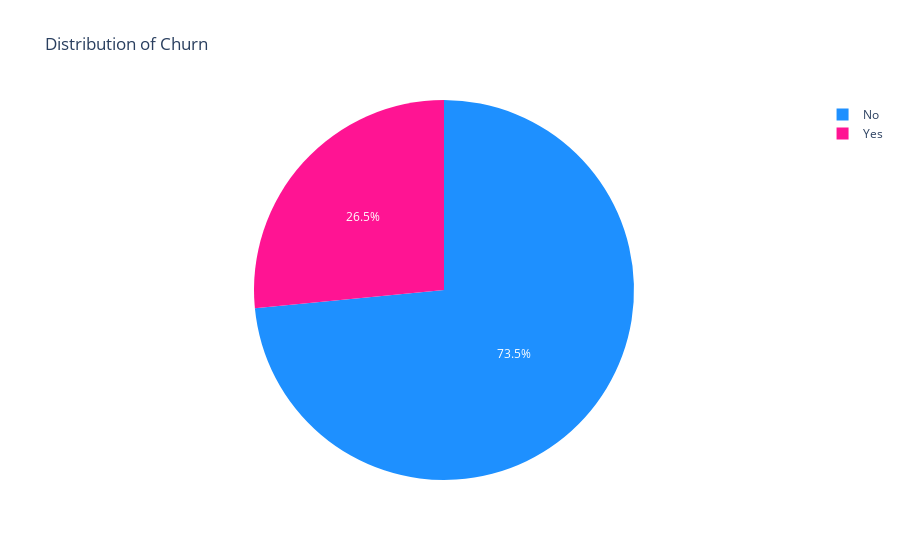

Write notebook code for a chart like this one.
### Markdown cell above
1. Average Monthly charge = 64.761692
2. Minimum Monthly charge = 18.250000
3. Maximum Monthly charge = 118.75000

### Code cell
target_instance = df["Churn"].value_counts().to_frame()
target_instance = target_instance.reset_index()
target_instance = target_instance.rename(columns={'index': 'Category'})
fig = px.pie(target_instance, values='count', names='Churn', color_discrete_sequence=["dodgerblue", "deeppink"],
             title='Distribution of Churn')
fig.show()

### Figure 1 — Plotly figure (JSON) as saved in the notebook; plotly's stock layout.template omitted (floating-point values rounded to 4 significant figures)
{"data": [{"domain": {"x": [0, 1], "y": [0, 1]}, "hovertemplate": "Churn=%{label}<br>count=%{value}<extra></extra>", "labels": ["No", "Yes"], "legendgroup": "", "name": "", "showlegend": true, "type": "pie", "values": [5174, 1869]}], "layout": {"legend": {"tracegroupgap": 0}, "piecolorway": ["dodgerblue", "deeppink"], "title": {"text": "Distribution of Churn"}}}
